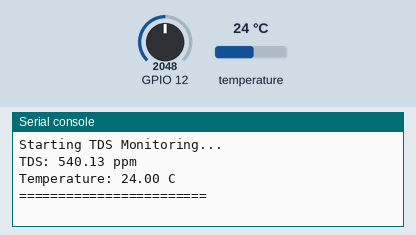
A program run on a simulated ESP32 board running MicroPython. Parts: the last lines printed to the serial console. The inputs (shaded band) are chosen by the test bench; at power-on: temperature 24 °C, GPIO 12 = 2048 (analog values on the 0–4095 scale). Threads take turns every 2 ms.

Above: at 1.2 s.
1.3 s: temperature set to 12 °C
At 2.9 s:
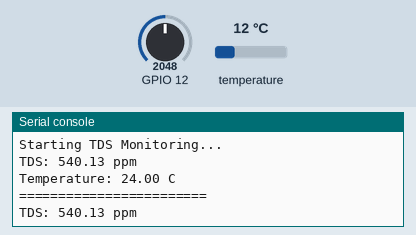
4.0 s: GPIO 12 set to 2866
At 4.9 s:
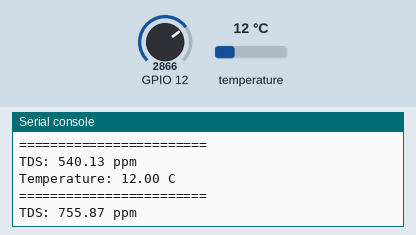
6.7 s: temperature set to 19 °C
At 7.8 s:
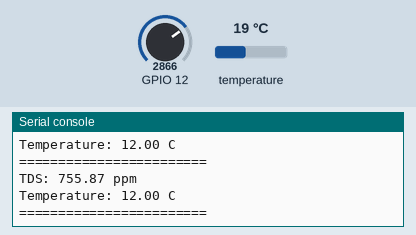
9.4 s: GPIO 12 set to 3603
At 10.7 s:
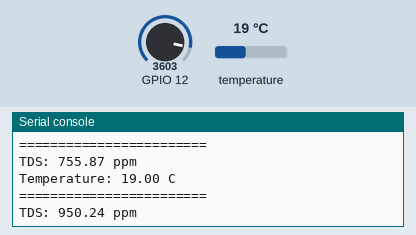
Timing chart, 0 to 12.4 s (numbered marks = the images above; inputs shaded):
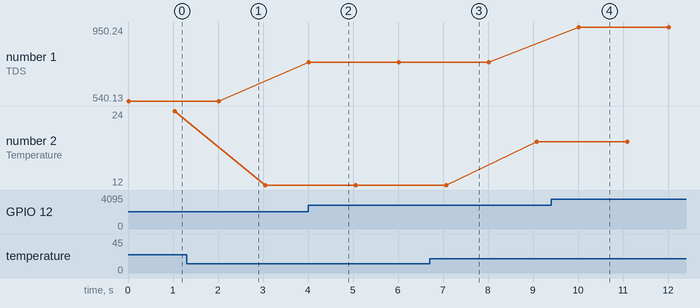

Measured:
- after the input at 4.0 s, the serial console: prints a new line at once (image 2)
- after the input at 9.4 s, the serial console: prints a new line after 0.62 s (image 4)
- plotted number 1: 540.13 → 755.87 after the input at 4.0 s, 755.87 → 950.24 after the input at 9.4 s
- plotted number 2: 24 → 12 after the input at 1.3 s, 12 → 19 after the input at 6.7 s

The program:

main.py
```python
from temp_class import TempSensor
from tdss import TDSSensor
from thread_manager import start_thread  # Import the threading function
import time

def temp(delay_temp):
    """
    Temperature monitoring function to be run in a separate thread.

    :param delay_temp: Delay between readings in milliseconds.
    """
    data_pin_temp = 2
    sensor = TempSensor(data_pin_temp, delay_temp)  # Initialize TempSensor with delay_temp
    sensor.start_continuous_reading()
    print("========================")  # Start continuous reading

def tds(delay_tds):
    """
    TDS monitoring function to be run in a separate thread.

    :param delay_tds: Delay between readings in seconds.
    """
    try:
        ADC_PIN = 12  # GPIO12 (D12)
        CALIBRATION_FACTOR = 300.0  # Example calibration factor (adjust as needed)
        READ_INTERVAL = delay_tds  # Read interval in seconds

        # Instantiate the TDSSensor with desired parameters
        tds_sensor = TDSSensor(
            adc_pin_num=ADC_PIN,
            calibration_factor=CALIBRATION_FACTOR,
            read_interval=READ_INTERVAL
        )

        tds_sensor.start_monitoring()  # Start monitoring TDS
        while True:
            tds_value = tds_sensor.read_tds()
            if tds_value is not None:
                print(f"TDS Value: {tds_value} ppm")
            else:
                print("No TDS sensor found!")
            time.sleep(READ_INTERVAL)
    except Exception as e:
        print(f"Error in tds thread: {e}")


# Start threads with appropriate delays
start_thread(temp, 1000)  # Start temperature thread with 750ms delay
start_thread(tds, 2)      # Start TDS thread with 2-second delay

# Keep the main thread alive to allow background threads to run
try:
    while True:
        time.sleep(5)  # Sleep to reduce CPU usage
except KeyboardInterrupt:
    print("Program terminated by user.")
```

temp_class.py
```python
# from machine import Pin
# import onewire
# import ds18x20
# import time

# class TempSensor:
#     def __init__(self, data_pin, delay):  # Default delay of 750ms
#         self.data_pin = data_pin
#         self.ow = onewire.OneWire(Pin(self.data_pin))
#         self.ds = ds18x20.DS18X20(self.ow)
#         self.delay = delay
#         self.roms = self.ds.scan()
#         if not self.roms:
#             # print("No sensors found!")
#             self.sensor_available = False
#         else:
#             print("Found devices:", self.roms)
#             self.sensor_available = True

#     def read_temperature(self):
#         if self.sensor_available:
#             self.ds.convert_temp()
#             time.sleep_ms(self.delay)
#             if self.roms:
#                 temp_c = self.ds.read_temp(self.roms[0])
#                 return temp_c
#             else:
#                 return None
#         else:
#             return None

#     def start_continuous_reading(self):
#         if self.sensor_available:
#             try:
#                 while True:
#                     temperature = self.read_temperature()
#                     if temperature is not None:
#                         print(f"Temperature: {temperature:.2f} C")
#                     else:
#                         print("Failed to read temperature.")
#                     time.sleep_ms(self.delay)  # Use sleep in milliseconds
#             except KeyboardInterrupt:
#                 print("Exiting...")
#         else:
#             print("No temperature sensor found!")


# temp_class.py
from machine import Pin
import onewire
import ds18x20
import time
from onewire import OneWireError

class TempSensor:
    def __init__(self, data_pin, delay):  # Default delay of 750ms
        self.data_pin = data_pin
        self.ow = onewire.OneWire(Pin(self.data_pin))
        self.ds = ds18x20.DS18X20(self.ow)
        self.delay = delay
        self.roms = self.ds.scan()
        if not self.roms:
            self.sensor_available = False
        else:
            # print("Found devices:", self.roms)
            self.sensor_available = True

    def read_temperature(self):
        if self.sensor_available:
            try:
                self.ds.convert_temp()
                time.sleep_ms(self.delay)
                if self.roms:
                    temp_c = self.ds.read_temp(self.roms[0])
                    return temp_c
                else:
                    return None
            except OneWireError as e:
                print(f"OneWireError during temperature read: {e}")
                return None
            except Exception as e:
                print(f"Unexpected error during temperature read: {e}")
                return None
        else:
            return None

    def start_continuous_reading(self):
        if self.sensor_available:
            try:
                while True:
                    temperature = self.read_temperature()
                    if temperature is not None:
                        print(f"Temperature: {temperature:.2f} C")
                        print("========================")
                    else:
                        print("Failed to read temperature.")
                    time.sleep_ms(self.delay)  # Use sleep in milliseconds
            except KeyboardInterrupt:
                print("Exiting temperature monitoring...")
            except Exception as e:
                print(f"Error in temperature monitoring thread: {e}")
        else:
            print("No temperature sensor found!")
```

tdss.py
```python
import machine
import time

class TDSSensor:
    def __init__(self, adc_pin_num=12, calibration_factor=1.0, read_interval=2):
        """
        Initializes the TDS Sensor.

        :param adc_pin_num: GPIO pin number connected to the TDS sensor's analog output (default: 12)
        :param calibration_factor: Factor to convert voltage to TDS (ppm) (default: 1.0)
        :param read_interval: Time between readings in seconds (default: 2)
        """
        self.adc_pin_num = adc_pin_num
        self.calibration_factor = calibration_factor
        self.read_interval = read_interval

        # Initialize ADC
        self.adc = machine.ADC(machine.Pin(self.adc_pin_num))
        self.adc.atten(machine.ADC.ATTN_11DB)  # ~0 - 3.6V
        self.adc.width(machine.ADC.WIDTH_12BIT)  # 12-bit resolution

    def read_adc_value(self):
        """
        Reads the raw ADC value from the TDS sensor.

        :return: Raw ADC value (integer)
        """
        adc_value = self.adc.read()
        return adc_value

    def convert_adc_to_voltage(self, adc_value):
        """
        Converts ADC value to voltage.

        :param adc_value: Raw ADC value
        :return: Voltage in volts (float)
        """
        max_adc = 4095  # 12-bit ADC
        max_voltage = 3.6  # Maximum voltage corresponding to ADC max value
        voltage = (adc_value / max_adc) * max_voltage
        return voltage

    def calculate_tds(self, voltage):
        """
        Converts voltage to TDS (ppm).

        :param voltage: Voltage in volts
        :return: TDS value in ppm (float)
        """
        tds = voltage * self.calibration_factor
        return tds

    def get_tds_reading(self):
        """
        Performs a single TDS reading.

        :return: Tuple containing (adc_value, voltage, tds)
        """
        adc_value = self.read_adc_value()
        voltage = self.convert_adc_to_voltage(adc_value)
        tds = self.calculate_tds(voltage)
        return adc_value, voltage, tds

    def start_monitoring(self):
        """
        Starts continuous TDS monitoring and prints the readings to the serial console.
        """
        print("Starting TDS Monitoring...")
        try:
            while True:
                adc_value, voltage, tds = self.get_tds_reading()
                # print(f"ADC Value: {adc_value} | Voltage: {voltage:.2f} V | TDS: {tds:.2f} ppm")
                print(f"TDS: {tds:.2f} ppm")
                time.sleep(self.read_interval)
        except KeyboardInterrupt:
            print("\nTDS Monitoring Stopped.")
```

thread_manager.py
```python
# thread_manager.py
import _thread

def start_thread(target, arg):
    """
    Starts a new thread to run the target function with the given argument.

    :param target: The function to run in the thread.
    :param arg: The argument to pass to the target function.
    """
    try:
        _thread.start_new_thread(target, (arg,))
    except Exception as e:
        print(f"Error starting thread for {target.__name__}: {e}")
```
